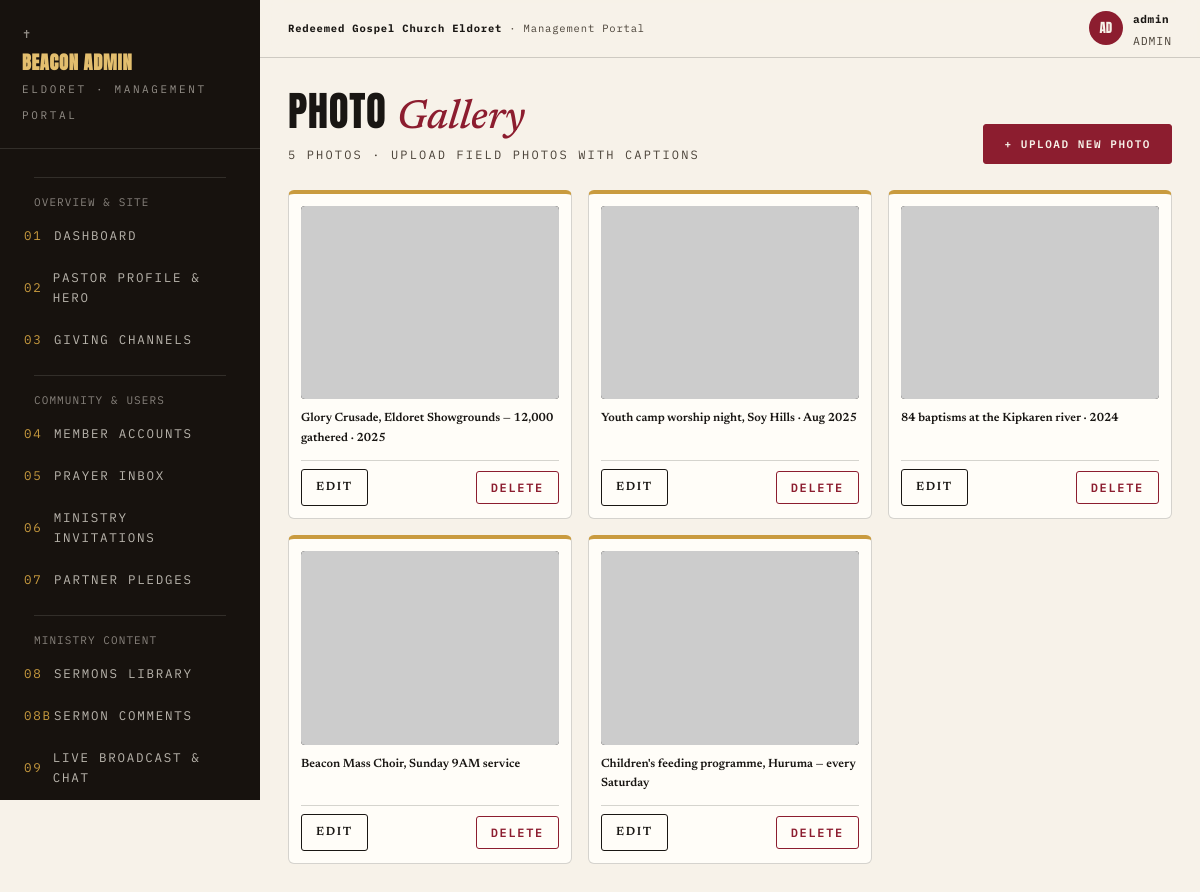
Screenshot of /admin/gallery.php (signed in) with the database file from the repository.
### tables this page shows
CREATE TABLE IF NOT EXISTS `gallery` (
    `id` INT AUTO_INCREMENT PRIMARY KEY,
    `image_url` VARCHAR(255) NOT NULL,
    `caption` VARCHAR(255) NOT NULL,
    `sort_order` INT NOT NULL DEFAULT 0
);

### config/functions.php (called while the page is built, shortened)
<?php
function esc($string) {
    return htmlspecialchars((string)($string ?? ''), ENT_QUOTES, 'UTF-8');
}
function db_fetch_all($sql, $types = "", $params = []) {
    global $db;
    $stmt = mysqli_stmt_init($db);
    if (!mysqli_stmt_prepare($stmt, $sql)) {
        error_log("DB Fetch All Prepare Failed: " . mysqli_error($db) . " Query: " . $sql);
        return [];
    }
    mysqli_stmt_execute($stmt);
    $result = mysqli_stmt_get_result($stmt);
    $rows = [];
    if ($result) {
        while ($row = mysqli_fetch_assoc($result)) {
            $rows[] = $row;
        }
    }
    return $rows;
}

### admin/gallery.php (the view, shortened to what this page needs)
<?php
require_once __DIR__ . '/includes/admin_header.php';
$photos = db_fetch_all("SELECT * FROM gallery ORDER BY sort_order ASC, id ASC");
?>
<div class="phead">
  <div>
    <h2>Photo <span class="ser">Gallery</span></h2>
    <p><?= count($photos) ?> photos · Upload field photos with captions</p>
  </div>
  <div>
    <button type="button" class="btn" onclick="openAdminModal('addModal')">+ Upload New Photo</button>
  </div>
</div>
<div class="cards4" style="grid-template-columns: repeat(auto-fill, minmax(280px, 1fr));">
  <?php foreach ($photos as $p): ?>
    <?php
      $imgSrc = (strpos($p['image_url'], 'http') === 0) ? $p['image_url'] : BASE_URL . $p['image_url'];
    ?>
    <div class="statcard" style="padding:12px;display:flex;flex-direction:column;justify-content:space-between;">
      <div>
        <div style="aspect-ratio:4/3;overflow:hidden;border-radius:4px;margin-bottom:10px;background:#000;">
          <img src="<?= esc($imgSrc) ?>" alt="<?= esc($p['caption']) ?>" style="width:100%;height:100%;object-fit:cover;">
        </div>
        <p style="font-size:12px;font-weight:600;"><?= esc($p['caption']) ?></p>
      </div>
      <div style="display:flex;justify-content:space-between;align-items:center;margin-top:12px;border-top:1px solid var(--line);padding-top:8px;">
        <a href="gallery.php?edit=<?= $p['id'] ?>" class="btn sm ghost">Edit</a>
        <form method="post" style="display:inline;" onsubmit="return confirm('Delete this photo?');">
          <button type="submit" class="btn sm danger">Delete</button>
        </form>
      </div>
    </div>
  <?php endforeach; ?>
</div>
<?php require_once __DIR__ . '/includes/admin_footer.php'; ?>

### assets/css/admin.css (style rules this page uses)
:root { --paper: #F7F2E9; --paper2: #EFE6D6; --card: #FFFDF8; --ink: #191613; --ink2: #4A4238; --warmdark: #17120E; --wine: #8C1D2F; --pine: #274D3D; --gold: #C99B3F; --gold2: #E3BE6E; --line: rgba(25, 22, 19, 0.18); --disp: "Anton", sans-serif; --ser: "Newsreader", serif; --mono: "IBM Plex Mono", monospace; }
* { margin: 0; padding: 0; box-sizing: border-box; }
body { background: var(--paper); color: var(--ink); font-family: var(--ser); font-size: 16px; line-height: 1.6; }
img { display: block; max-width: 100%; }
button { font-family: var(--mono); cursor: pointer; }
a { color: inherit; text-decoration: none; }
h1, h2, h3, h4 { font-family: var(--disp); font-weight: 400; text-transform: uppercase; line-height: 0.95; letter-spacing: 0.015em; }
.ser { font-family: var(--ser); font-style: italic; text-transform: none; font-weight: 500; letter-spacing: 0; }
.btn { display: inline-flex; align-items: center; gap: 8px; background: var(--wine); color: var(--paper); border: 1px solid var(--wine); font-size: 11px; letter-spacing: 0.14em; text-transform: uppercase; font-weight: 600; padding: 12px 20px; border-radius: 3px; transition: 0.25s; cursor: pointer; }
.btn.ghost { background: transparent; color: var(--ink); border-color: var(--ink); }
.btn.sm { padding: 8px 14px; font-size: 12px; }
.btn.danger { background: transparent; border-color: var(--wine); color: var(--wine); }
.phead { display: flex; align-items: flex-end; justify-content: space-between; gap: 16px; flex-wrap: wrap; margin-bottom: 26px; }
.phead h2 { font-size: clamp(1.8rem, 3.4vw, 2.6rem); }
.phead h2 .ser { color: var(--wine); }
.phead p { font-family: var(--mono); font-size: 12px; letter-spacing: 0.18em; text-transform: uppercase; color: var(--ink2); margin-top: 6px; }
.cards4 { display: grid; grid-template-columns: repeat(4, 1fr); gap: 16px; margin-bottom: 26px; }
.statcard { background: var(--card); border: 1px solid var(--line); border-top: 4px solid var(--gold); border-radius: 6px; padding: 20px; }

### rows the page displays
gallery: caption "Glory Crusade, Eldoret Showgrounds — 12,000 gathered · 2025"
gallery: caption "Youth camp worship night, Soy Hills · Aug 2025"
gallery: caption "84 baptisms at the Kipkaren river · 2024"
gallery: caption "Beacon Mass Choir, Sunday 9AM service"
gallery: caption "Children's feeding programme, Huruma — every Saturday"

### other values shown
substr($adminUser['username'], 0, 2) "AD"
$adminUser['username'] "admin"
$adminUser['role'] "ADMIN"
count($photos) "5"
